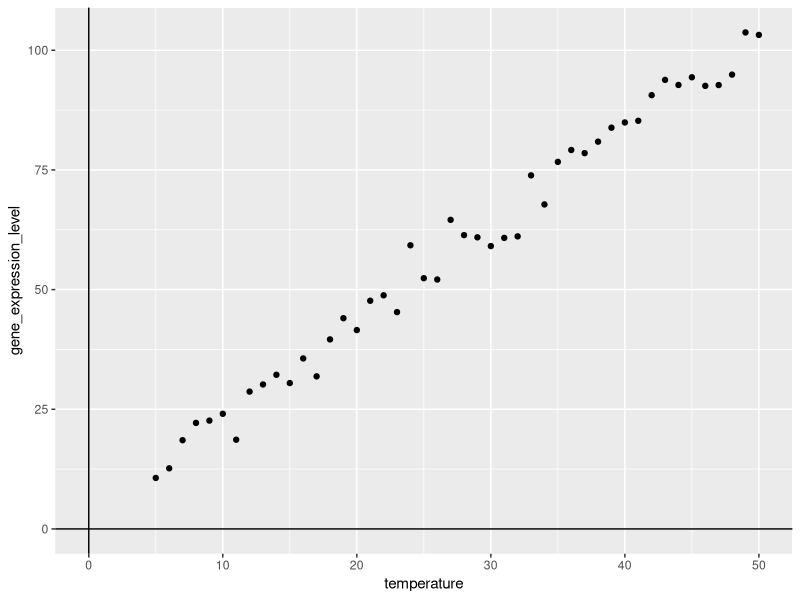
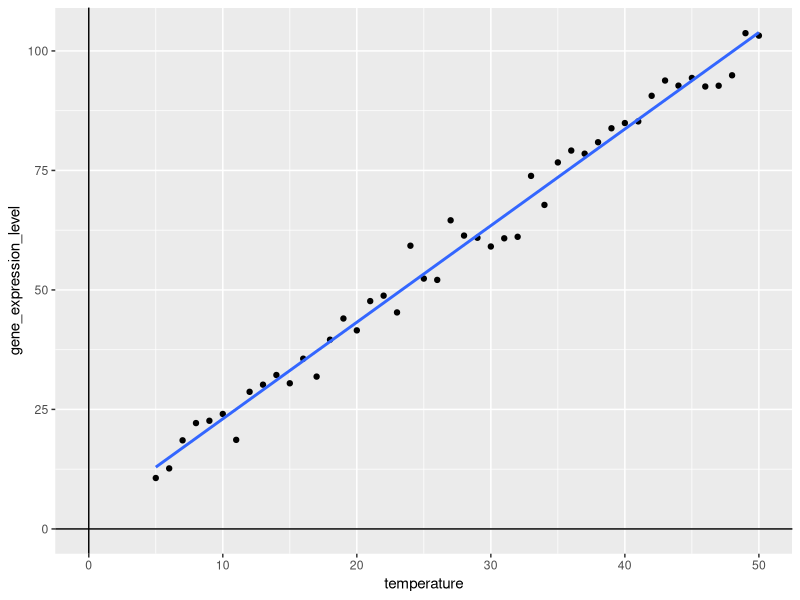
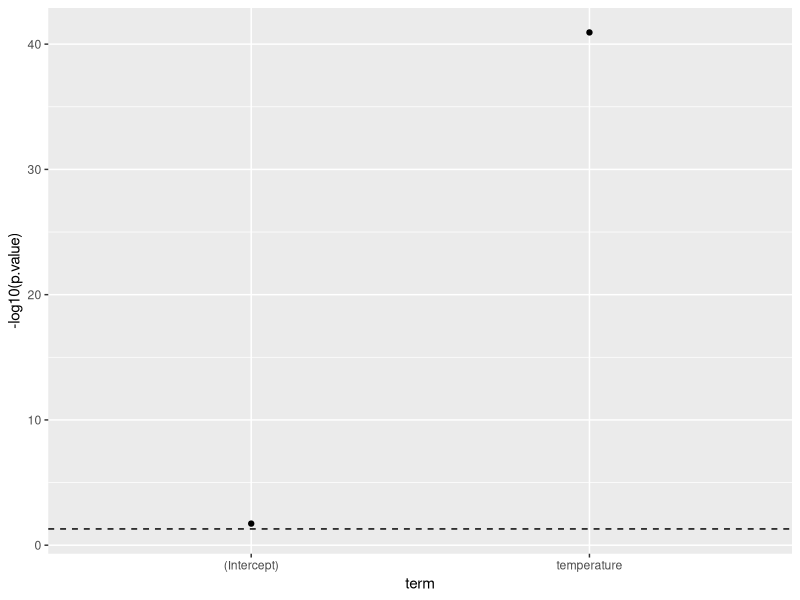
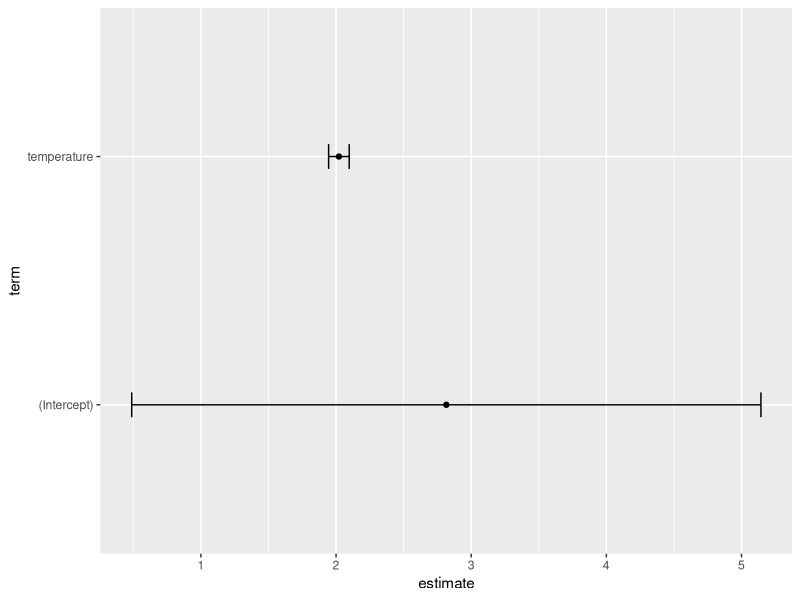

The R script that drew these images, in order:
## ---- chunk 1
#| echo: false
#| eval: true
#| message: false

library("tidyverse")
## ---- chunk 2
run_simulation <- function(temp){
  measurement_error <- rnorm(n = length(temp), mean = 0, sd = 3)
  gene_expression_level <- 2 * temp + 3 + measurement_error
  return( gene_expression_level )
}
## ---- chunk 3
run_simulation(temp = c(15, 20, 25, 30, 35))
## ---- chunk 4
set.seed(806017)
experiment_data <- tibble(
  temperature = seq(from = 5, to = 50, by = 1),
  gene_expression_level = run_simulation(temp = temperature)
)
experiment_data |> 
  sample_n(10) |> 
  arrange(temperature)
## ---- chunk 5
#| echo: true
#| eval: true
#| fig-align: center

my_viz <- experiment_data |> 
  ggplot(aes(x = temperature,
             y = gene_expression_level)) +
  geom_point() +
  geom_vline(xintercept = 0) +
  geom_hline(yintercept = 0)
my_viz
## ---- chunk 6
#| echo: true
#| eval: true
#| fig-align: center
#| message: false
my_viz +
  geom_smooth(method = "lm",
              se = FALSE)
## ---- chunk 7
my_lm_mdl <- lm(formula = gene_expression_level ~ temperature,
   data = experiment_data)
my_lm_mdl
## ---- chunk 8
library("broom")
my_lm_mdl |> 
  tidy()
## ---- chunk 9
#| echo: true
#| eval: true
#| fig-align: center

my_lm_mdl |> 
  tidy() |> 
  ggplot(aes(x = term,
             y = -log10(p.value))) +
  geom_point() +
  geom_hline(yintercept = -log10(0.05),
             linetype = "dashed")
## ---- chunk 10
my_lm_mdl_tidy <- my_lm_mdl |> 
  tidy(conf.int = TRUE,
       conf.level = 0.95)
my_lm_mdl_tidy
## ---- chunk 11
#| echo: true
#| eval: true
#| fig-align: center

my_lm_mdl_tidy |> 
  ggplot(aes(x = estimate,
             y = term,
             xmin = conf.low,
             xmax = conf.high)) +
  geom_errorbarh(height = 0.1) +
  geom_point()
